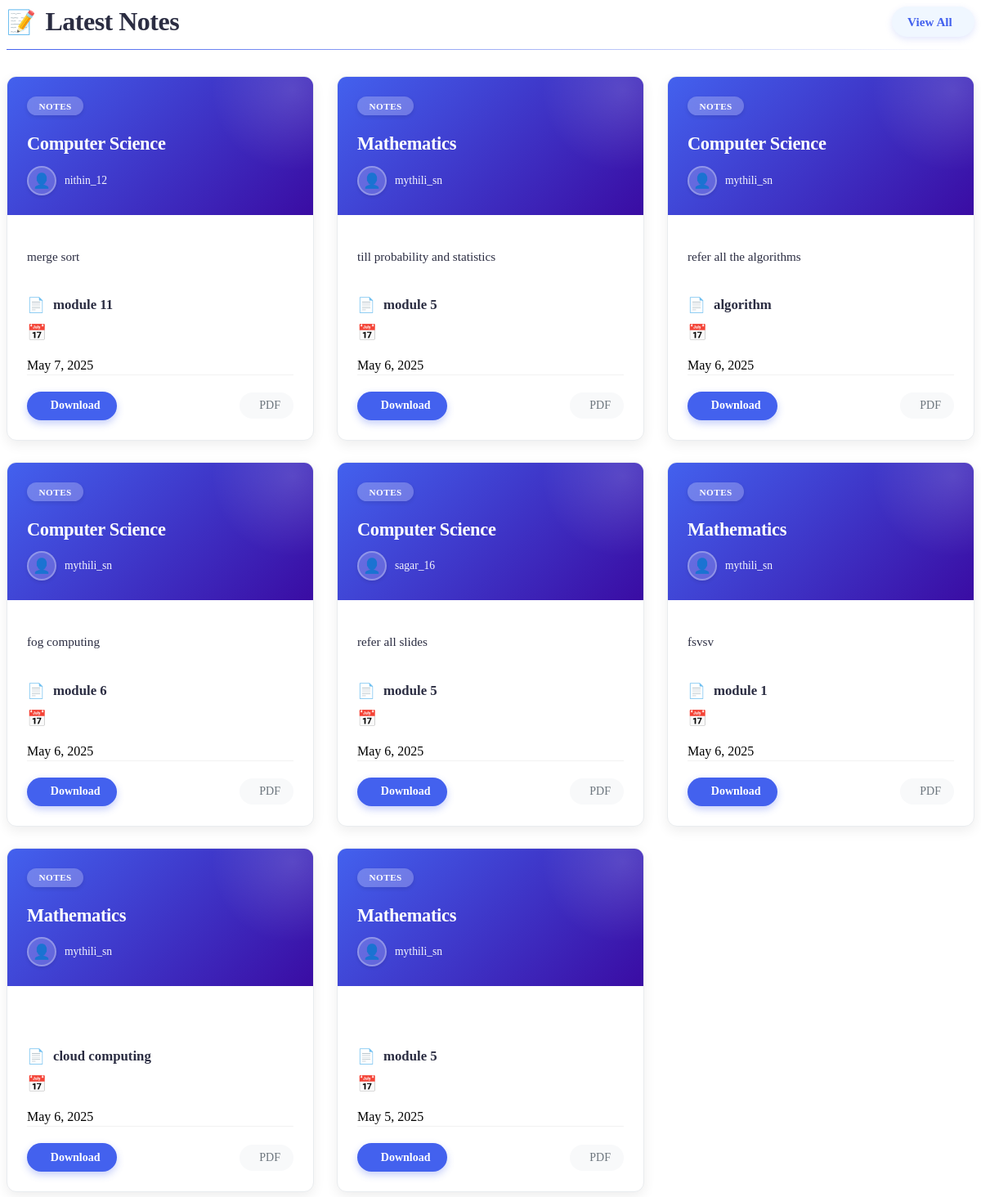
/explore-notes/, run on the app's committed database.
### core/models.py (models this page shows, shortened)
class Note(models.Model):
    SUBJECT_CHOICES = [
        ('maths', 'Mathematics'),
        ('physics', 'Physics'),
        ('cs', 'Computer Science'),
        ('other', 'Other'),
    ]
    title = models.CharField(max_length=255)
    description = models.TextField(blank=True)
    subject = models.CharField(max_length=50, choices=SUBJECT_CHOICES)
    file = models.FileField(upload_to='notes/')
    uploaded_by = models.ForeignKey(User, on_delete=models.CASCADE)
    uploaded_at = models.DateTimeField(auto_now_add=True)

### core/views.py (the view)
# urls.py: path('explore-notes/', views.explore_notes, name='explore_notes'),
def explore_notes(request):
    notes = Note.objects.all().order_by('-uploaded_at')  # Adjust query as needed
    return render(request, 'core/explore_notes.html', {'notes': notes})

### core/templates/core/explore_notes.html (shortened to what this page needs)
<div class="section-title">
    <h2>Latest Notes</h2>
    <a href="#" class="view-all">View All </a>
</div>
<div class="notes-grid">
    {% for note in notes %}
        <div class="note-card">
            <div class="note-header">
                <span class="module-badge">Notes</span>
                <h3 class="note-subject">{{ note.get_subject_display }}</h3>
                <div class="note-meta">
                    <i class="fas fa-user"></i> {{ note.uploaded_by.username }}
                </div>
            </div>
            <div class="note-body">
                <p class="note-description">{{ note.description }}</p>
                <p class="note-met">{{ note.title }}</p>
                <i class="fas fa-calendar-alt"></i> {{ note.uploaded_at|date:"F j, Y" }}
                <div class="note-actions">
                    <a href="{{ note.file.url }}" class="download-btn">
                         Download
                    </a>
                    <span class="file-type">
                         PDF
                    </span>
                </div>
            </div>
        </div>
    {% endfor %}
</div>

### data on the page
Note: subject "Computer Science", uploaded_by.username "nithin_12", description "merge sort", title "module 11", uploaded_at "May 7, 2025"
Note: subject "Mathematics", uploaded_by.username "mythili_sn", description "till probability and statistics", title "module 5", uploaded_at "May 6, 2025"
Note: subject "Computer Science", uploaded_by.username "mythili_sn", description "refer all the algorithms", title "algorithm", uploaded_at "May 6, 2025"
Note: subject "Computer Science", uploaded_by.username "mythili_sn", description "fog computing", title "module 6", uploaded_at "May 6, 2025"
Note: subject "Computer Science", uploaded_by.username "sagar_16", description "refer all slides", title "module 5", uploaded_at "May 6, 2025"
Note: subject "Mathematics", uploaded_by.username "mythili_sn", description "fsvsv", title "module 1", uploaded_at "May 6, 2025"
Note: subject "Mathematics", uploaded_by.username "mythili_sn", title "cloud computing", uploaded_at "May 6, 2025"
Note: subject "Mathematics", uploaded_by.username "mythili_sn", title "module 5", uploaded_at "May 5, 2025"
